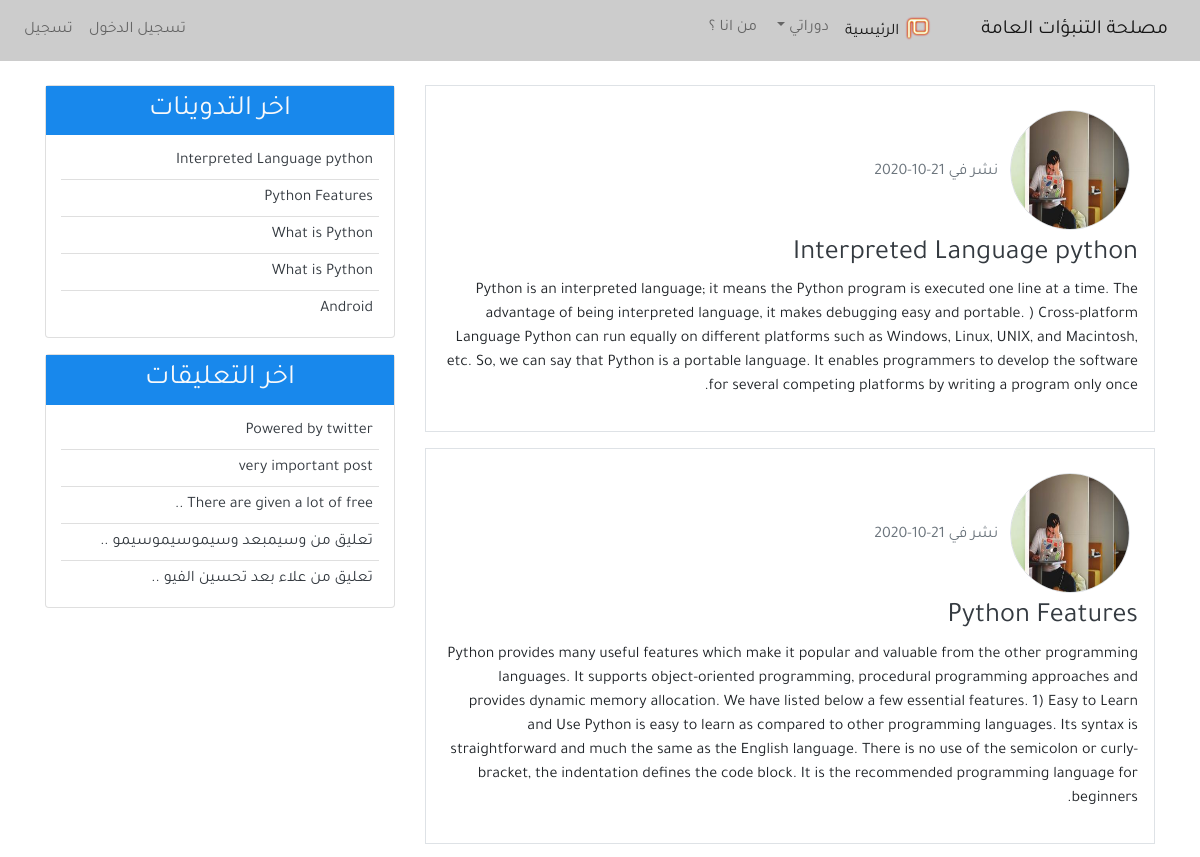
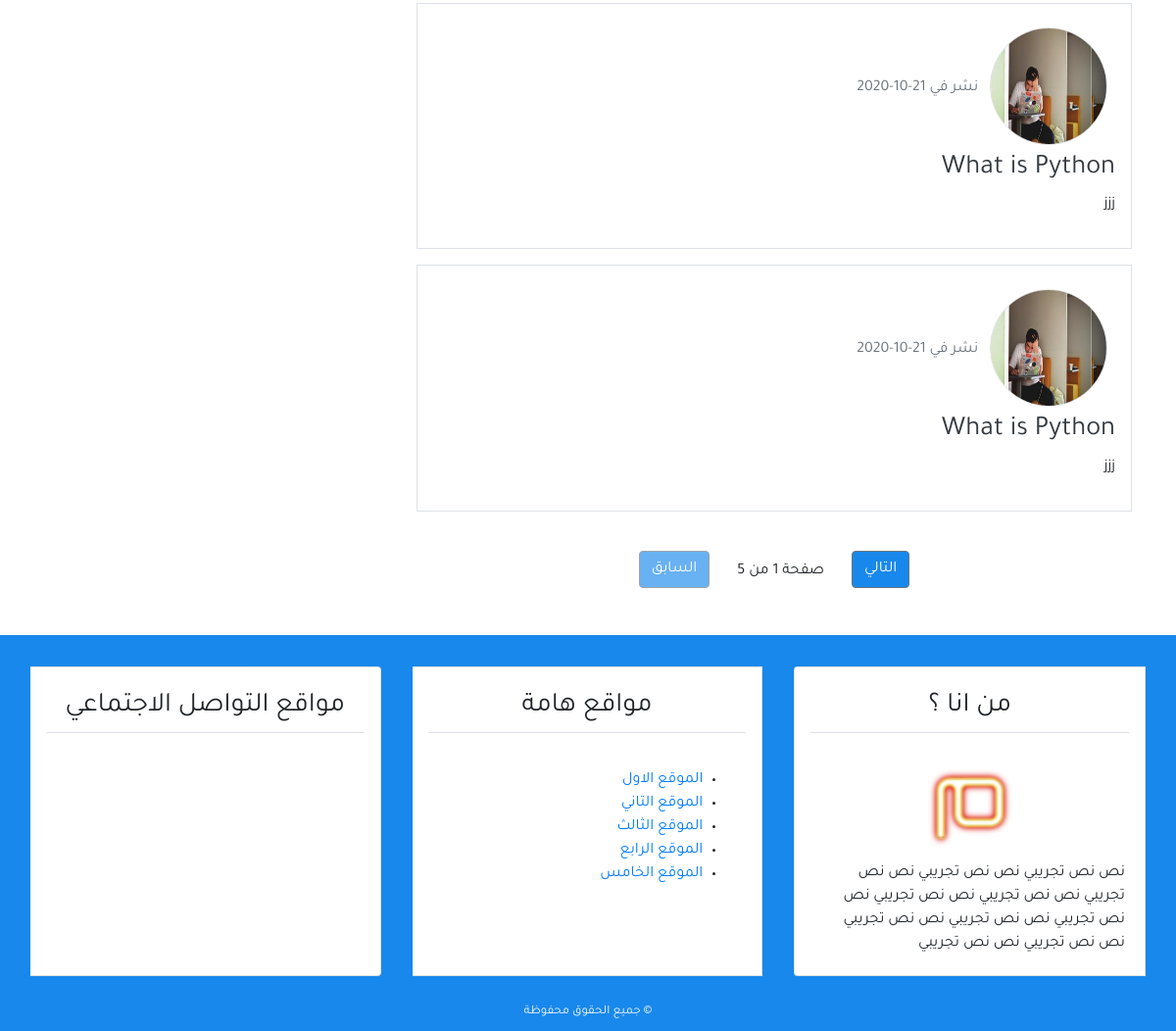
The app's page /, older data (2 pictures, top to bottom).
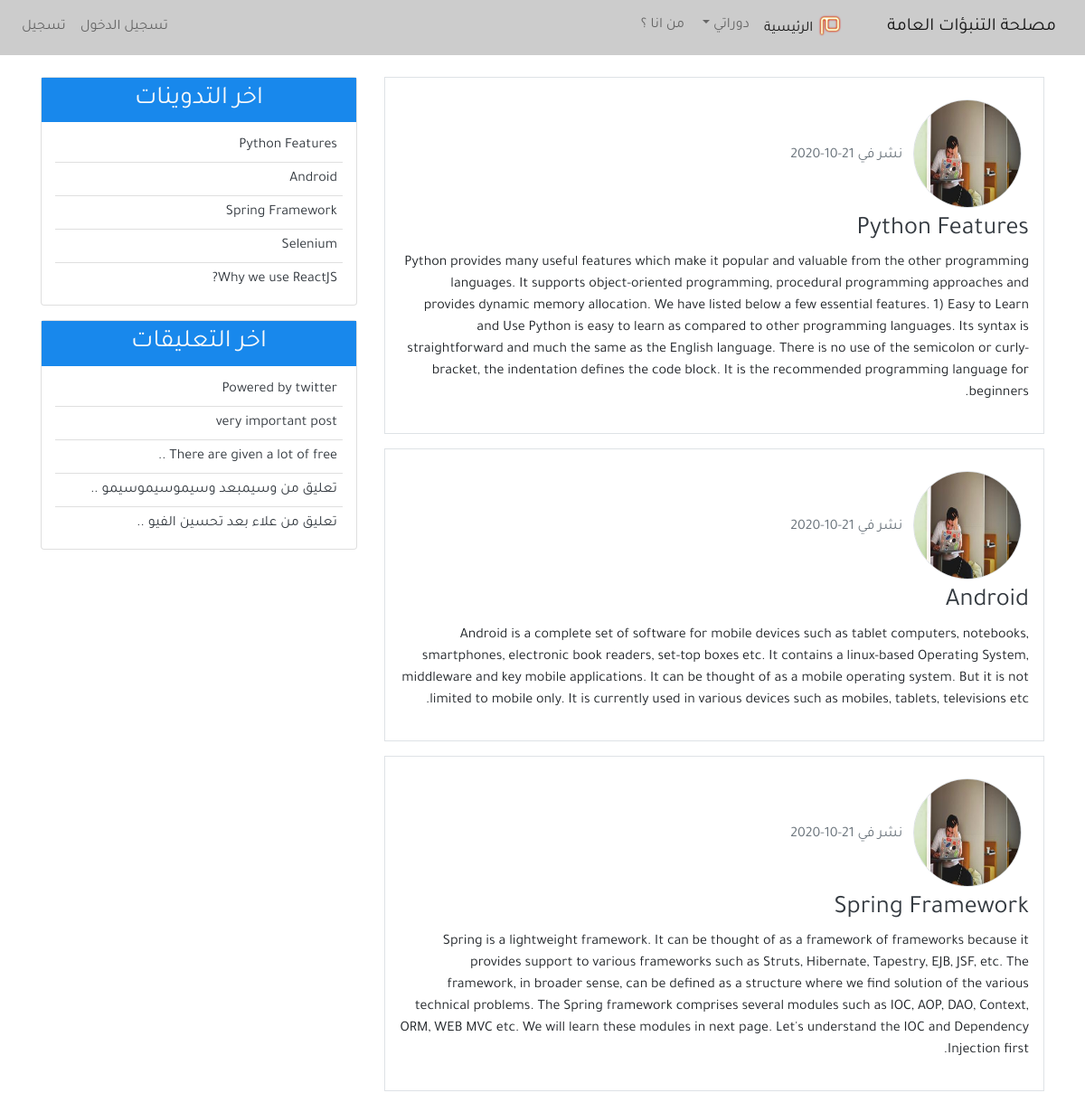
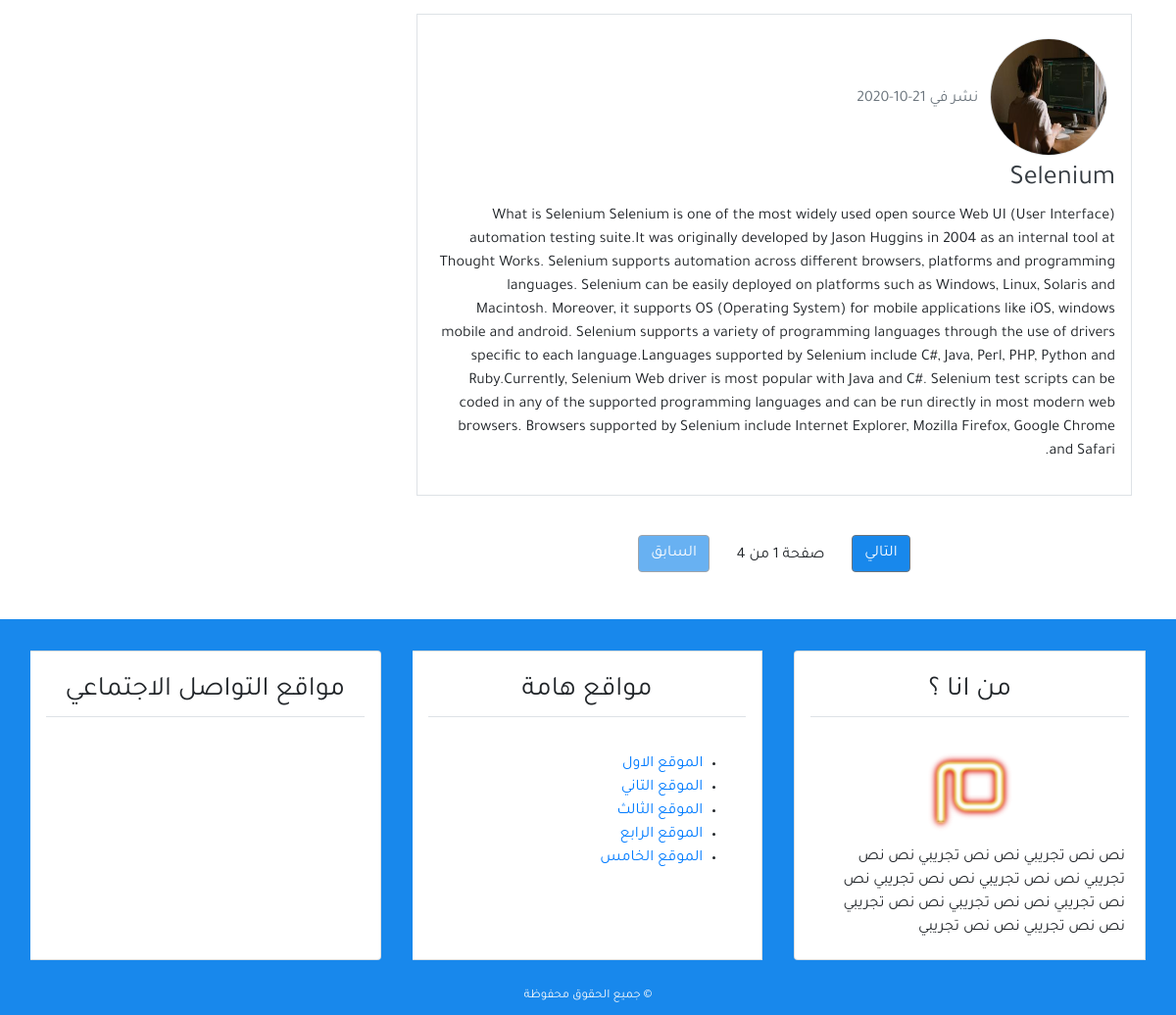
The same page, newer data (2 pictures, top to bottom).
### blog/models.py (models this page shows, shortened)
class Post(models.Model):
    title = models.CharField(max_length=100, blank=True, null=True)
    content = models.TextField()
    post_date = models.DateTimeField(default=timezone.now )
    post_update = models.DateTimeField(auto_now = True)
    author = models.ForeignKey(User, on_delete=models.CASCADE)
    class Meta :
        ordering = ('-post_date',)

class Comment(models.Model):
    name = models.CharField(max_length=50, verbose_name ='الاسم ' )
    email = models.EmailField(verbose_name ='البريد الالكتروني')
    body = models.TextField(verbose_name =' التعليق ')
    comment_date = models.DateTimeField(auto_now_add=True)
    active = models.BooleanField(default=True)
    post = models.ForeignKey(Post, related_name='comments', on_delete=models.CASCADE)
    class Meta :
        ordering = ('-comment_date',)

### user/models.py (models this page shows, shortened)
class Profile(models.Model):
    image = models.ImageField(default='default.jpg', upload_to='profile_pics')
    user = models.OneToOneField(User, on_delete=models.CASCADE)

### blog/views.py (the view)
# urls.py: path('', views.home, name='home'),
def home(request) :
    posts = Post.objects.all()
    paginator = Paginator(posts,4)
    page = request.GET.get('page')
    try:
        posts = paginator.page(page)
    except PageNotAnInteger:
        posts = paginator.page(1)
    except EmptyPage:
        posts = paginator.page(paginator.num_page)
    context = {
        'title' : 'الصفحة الرئيسية ',
        'posts' : posts,
        'page':page
    }
    return render(request,'blog/index.html',context)

### blog/templatetags/post_tag.py (called while the page is built)
@register.inclusion_tag('blog/latest_posts.html')  #decorator
def latest_posts() : #simple python function
    context ={
        'l_posts' :Post.objects.all()[0:5]
    }
    return context

@register.inclusion_tag('blog/latest_comments.html')  #decorator
def latest_comments() : #simple python function
    context ={
        'l_comments' : Comment.objects.filter(active = True)[:5],
    }
    return context

### blog/templates/blog/index.html (shortened to what this page needs)
{% extends 'blog/base.html' %}
{% block content %}
      {% for post in posts %}
      <div class="border p-3 mb-3">
<img class="img-fluid rounded-circle border m-2" style="width: 120px; height:120px;"
 src="{{post.author.profile.image.url}}"
 alt="صورة الناشر ">
<span class="text-secondary">  نشر في  {{post.post_date|date:'d-m-Y'}}</span>
            <h3> <a class="text-dark" href="{% url 'detail' post.pk  %}"> {{post.title}} </a></h3>
            <p>{{post.content}}</p>
        </div>
        {% empty %}
<div class="border p-3 mb-3">
    <h3>لا يوجد تدوينات، إذا كان لديك حساب مسجل من قبل يمكنك <a href="{% url 'login' %}">تسجيل الدخول</a> والقيام بنشر
        أول تدوينة في الموقع.</h3>
</div>
      {% endfor %}
      {% include "blog/pagination.html" with page=posts %}
{% endblock content %}

### blog/templates/blog/latest_posts.html
<ul class="list-group-flush latest-post">
    {% for post  in l_posts  %}
      <li class="list-group-item latest-post-item" >
           <a class="text-dark" href="{% url 'detail' post.pk  %}"> {{post.title}} </a>
      </li>
    {% endfor %}
</ul>

### blog/templates/blog/latest_comments.html
<ul class="list-group-flush latest-comment">
    {% for comment  in l_comments  %}
      <li class="list-group-item latest-comment-item" >
           <a class="text-dark" href="{% url 'detail' comment.post.pk  %}">
            {% if comment.body|length > 25 %}
            {{comment.body|slice:'30'}} ..
            {% else %}
            {{comment.body}}
            {% endif %}
          </a>
      </li>
      {% empty %}
      <li class="list-group-item latest-comment-item" >  لا يوجد تعليقات </li>
    {% endfor %}
</ul>

Row changes from the older to the newer data that the page shows:
removed Post: author.profile.image (picture), post_date "21-10-2020", title "Interpreted Language python", content "Python is an interpreted language; it means the Python program is executed one line at a time. The advantage of being interpreted language, it makes debugging easy and portable. ) Cross-platform Language Python can run equally on different platforms such as Windows, Linux, UNIX, and Macintosh, etc. So, we can say that Python is a portable language. It enables programmers to develop the software for several competing platforms by writing a program only once."
removed Post: author.profile.image (picture), post_date "21-10-2020", title "What is Python", content "jjj"
removed Post: author.profile.image (picture), post_date "21-10-2020", title "What is Python", content "jjj"
now on one of the page's lists (row unchanged): Post: post_date "21-10-2020", title "Android", content "Android is a complete set of software for mobile devices such as tablet computers, notebooks, smartphones, electronic book readers, set-top boxes etc. It contains a linux-based Operating System, middleware and key mobile applications. It can be thought of as a mobile operating system. But it is not limited to mobile only. It is currently used in various devices such as mobiles, tablets, televisions etc."
now on this page (row unchanged): Post: author.profile.image (picture), post_date "21-10-2020", title "Spring Framework", content "Spring is a lightweight framework. It can be thought of as a framework of frameworks because it provides support to various frameworks such as Struts, Hibernate, Tapestry, EJB, JSF, etc. The framework, in broader sense, can be defined as a structure where we find solution of the various technical problems. The Spring framework comprises several modules such as IOC, AOP, DAO, Context, ORM, WEB MVC etc. We will learn these modules in next page. Let's understand the IOC and Dependency Injection first."
now on this page (row unchanged): Post: author.profile.image (picture), post_date "21-10-2020", title "Selenium", content "What is Selenium Selenium is one of the most widely used open source Web UI (User Interface) automation testing suite.It was originally developed by Jason Huggins in 2004 as an internal tool at Thought Works. Selenium supports automation across different browsers, platforms and programming languages. Selenium can be easily deployed on platforms such as Windows, Linux, Solaris and Macintosh. Moreover, it supports OS (Operating System) for mobile applications like iOS, windows mobile and android. Selenium supports a variety of programming languages through the use of drivers specific to each language.Languages supported by Selenium include C#, Java, Perl, PHP, Python and Ruby.Currently,…"
now on this page (row unchanged): Post: title "Why we use ReactJS?", shown under "اخر التدوينات"
Text that changed along with them:
{{ page.paginator.num_pages }}: "5" → "4"
